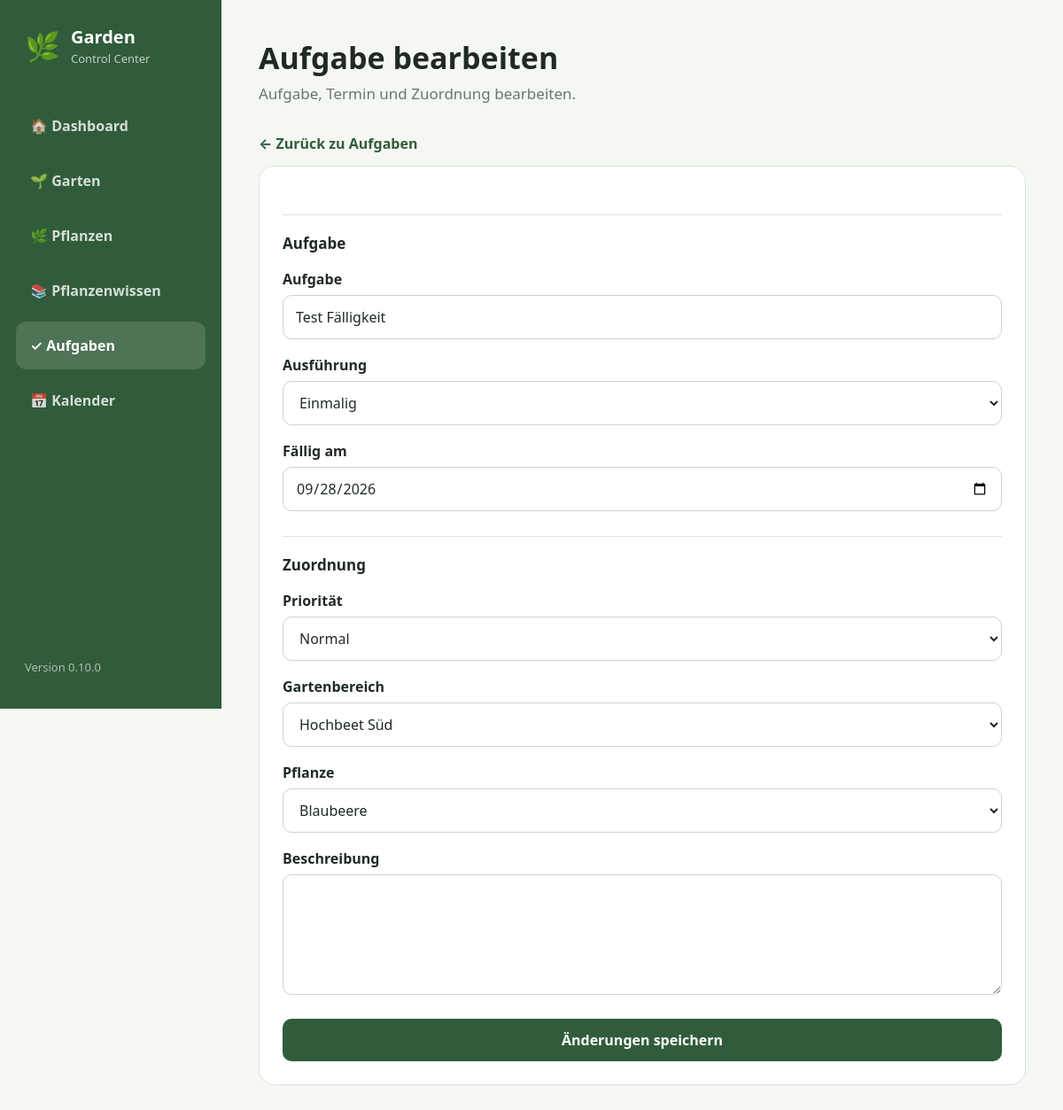
The page /tasks/49/edit on the database its author committed.
### app/models/task.py (models this page shows)
class Task(Base):
    __tablename__ = "tasks"
    id: Mapped[int] = mapped_column(
        Integer,
        primary_key=True,
        index=True,
    )
    title: Mapped[str] = mapped_column(
        String(150),
        nullable=False,
    )
    description: Mapped[str | None] = mapped_column(
        Text,
        nullable=True,
    )
    execution_type: Mapped[str] = mapped_column(
        String(20),
        default="once",
        nullable=False,
    )
    due_date: Mapped[date | None] = mapped_column(
        Date,
        nullable=True,
    )
    interval_days: Mapped[int | None] = mapped_column(
        Integer,
        nullable=True,
    )
    start_month: Mapped[int | None] = mapped_column(
        Integer,
        nullable=True,
    )
    end_month: Mapped[int | None] = mapped_column(
        Integer,
        nullable=True,
    )
    last_completed_at: Mapped[date | None] = mapped_column(
        Date,
        nullable=True,
    )
    priority: Mapped[str] = mapped_column(
        String(20),
        default="normal",
        nullable=False,
    )
    completed: Mapped[bool] = mapped_column(
        Boolean,
        default=False,
        nullable=False,
    )
    completed_at: Mapped[datetime | None] = mapped_column(
        DateTime,
        nullable=True,
    )
    garden_area_id: Mapped[int | None] = mapped_column(
        ForeignKey("garden_areas.id"),
        nullable=True,
    )
    plant_id: Mapped[int | None] = mapped_column(
        ForeignKey("plants.id"),
        nullable=True,
    )
    created_at: Mapped[datetime] = mapped_column(
        DateTime,
        default=datetime.now,
    )
    garden_area: Mapped["GardenArea | None"] = relationship()
    plant: Mapped["Plant | None"] = relationship()

### app/models/garden_area.py (models this page shows)
class GardenArea(Base):
    __tablename__ = "garden_areas"
    id: Mapped[int] = mapped_column(
        Integer,
        primary_key=True,
        index=True,
    )
    name: Mapped[str] = mapped_column(
        String(100),
        nullable=False,
    )
    area_type: Mapped[str] = mapped_column(
        String(50),
        nullable=False,
    )
    area_size: Mapped[float | None] = mapped_column(
        Float,
        nullable=True,
    )
    light_condition: Mapped[str | None] = mapped_column(
        String(30),
        nullable=True,
    )
    soil_type: Mapped[str | None] = mapped_column(
        String(100),
        nullable=True,
    )
    soil_ph: Mapped[float | None] = mapped_column(
        Float,
        nullable=True,
    )
    irrigation_zone: Mapped[str | None] = mapped_column(
        String(50),
        nullable=True,
    )
    description: Mapped[str | None] = mapped_column(
        Text,
        nullable=True,
    )
    created_at: Mapped[datetime] = mapped_column(
        DateTime,
        default=datetime.now,
    )
    plants: Mapped[list["Plant"]] = relationship(
        back_populates="garden_area",
        cascade="all, delete-orphan",
    )

### app/models/plant.py (models this page shows)
class Plant(Base):
    __tablename__ = "plants"
    id: Mapped[int] = mapped_column(
        Integer,
        primary_key=True,
        index=True,
    )
    name: Mapped[str] = mapped_column(
        String(100),
        nullable=False,
    )
    variety: Mapped[str | None] = mapped_column(
        String(100),
        nullable=True,
    )
    quantity: Mapped[int] = mapped_column(
        Integer,
        default=1,
        nullable=False,
    )
    planted_at: Mapped[date | None] = mapped_column(
        Date,
        nullable=True,
    )
    notes: Mapped[str | None] = mapped_column(
        Text,
        nullable=True,
    )
    garden_area_id: Mapped[int] = mapped_column(
        ForeignKey("garden_areas.id"),
        nullable=False,
    )
    species_id: Mapped[int | None] = mapped_column(
        ForeignKey("plant_species.id"),
        nullable=True,
    )
    created_at: Mapped[datetime] = mapped_column(
        DateTime,
        default=datetime.now,
    )
    garden_area: Mapped["GardenArea"] = relationship(
        back_populates="plants",
    )
    species: Mapped["PlantSpecies | None"] = relationship(
        back_populates="plants",
    )

### app/routers/tasks.py (the view)
@router.get(
    "/tasks/{task_id}/edit",
    response_class=HTMLResponse,
)
async def edit_task_page(
    task_id: int,
    request: Request,
    db: Session = Depends(get_db),
):
    task = db.get(Task, task_id)
    if task is None:
        return RedirectResponse(
            "/tasks",
            status_code=303,
        )
    areas = (
        db.query(GardenArea)
        .order_by(GardenArea.name)
        .all()
    )
    plants = (
        db.query(Plant)
        .order_by(Plant.name)
        .all()
    )
    return templates.TemplateResponse(
        request=request,
        name="edit_task.html",
        context={
            "page": "edit_task",
            "app_name": APP_NAME,
            "version": APP_VERSION,
            "task": task,
            "areas": areas,
            "plants": plants,
        },
    )

### app/templates/edit_task.html (shortened to what this page needs)
{% extends "base.html" %}
{% block content %}
<header class="page-header">
            <div>
                <h1>Aufgabe bearbeiten</h1>
                <p>
                    Aufgabe, Termin und Zuordnung bearbeiten.
                </p>
            </div>
        </header>
        <a
            href="/tasks"
            class="back-link"
        >
            ← Zurück zu Aufgaben
        </a>
        <form
            method="post"
            action="/tasks/{{ task.id }}/edit"
            class="form-card"
        >
            <h2 class="form-section-title">
                Aufgabe
            </h2>
            <label for="edit_task_title">
                Aufgabe
            </label>
            <input
                id="edit_task_title"
                name="title"
                type="text"
                value="{{ task.title }}"
                required
            >
            <label>
                Ausführung
            </label>
            <select
                id="edit_execution_type"
                name="execution_type"
            >
                <option
                    value="once"
                    {% if task.execution_type == "once" %}selected{% endif %}
                >
                    Einmalig
                </option>
            </select>
            <div
                id="edit-task-once-fields"
            >
                <label for="edit_task_due_date">
                    Fällig am
                </label>
                <input
                    id="edit_task_due_date"
                    name="due_date"
                    type="date"
                    value="{% if task.due_date %}{{ task.due_date.isoformat() }}{% endif %}"
                >
            </div>
            <h2 class="form-section-title">
                Zuordnung
            </h2>
            <label for="edit_task_priority">
                Priorität
            </label>
            <select
                id="edit_task_priority"
                name="priority"
            >
                <option
                    value="normal"
                    {% if task.priority == "normal" %}selected{% endif %}
                >
                    Normal
                </option>
            </select>
            <label for="edit_task_area">
                Gartenbereich
            </label>
            <select
                id="edit_task_area"
                name="garden_area_id"
            >
                {% for area in areas %}
                <option
                    value="{{ area.id }}"
                    {% if task.garden_area_id == area.id %}selected{% endif %}
                >
                    {{ area.name }}
                </option>
                {% endfor %}
            </select>
            <label for="edit_task_plant">
                Pflanze
            </label>
            <select
                id="edit_task_plant"
                name="plant_id"
            >
                {% for plant in plants %}
                <option
                    value="{{ plant.id }}"
                    {% if task.plant_id == plant.id %}selected{% endif %}
                >
                    {{ plant.name }}
                </option>
                {% endfor %}
            </select>
            <label for="edit_task_description">
                Beschreibung
            </label>
            <textarea
                id="edit_task_description"
                name="description"
                rows="5"
            >{{ task.description or '' }}</textarea>
            <button
                type="submit"
                class="primary-button"
            >
                Änderungen speichern
            </button>
        </form>
{% endblock %}

### app/static/css/style.css (style rules this page uses)
:root { --background: #f4f7f2; --surface: #ffffff; --primary: #315c3b; --primary-dark: #24482d; --primary-light: #e8f1e9; --text: #1f2a22; --muted: #6b756d; --border: #dce5dc; --danger: #a83a3a; --danger-background: #faeeee; --radius: 18px; }
* { box-sizing: border-box; }
html, body { margin: 0; min-height: 100%; }
body { font-family: system-ui, -apple-system, BlinkMacSystemFont, "Segoe UI", sans-serif; background: var(--background); color: var(--text); }
a { color: inherit; text-decoration: none; }
button, input, select, textarea { font: inherit; }
.page-header { margin-bottom: 34px; }
.page-header h1 { margin: 0 0 6px; font-size: 34px; }
.page-header p { margin: 0; color: var(--muted); font-size: 17px; }
h2 { margin-top: 0; }
.form-card { padding: 26px; background: var(--surface); border: 1px solid var(--border); border-radius: var(--radius); }
form label { display: block; margin: 18px 0 7px; font-weight: 650; }
input, select, textarea { width: 100%; min-height: 50px; padding: 12px 14px; border: 1px solid #cbd5cb; border-radius: 10px; background: white; color: var(--text); outline: none; }
textarea { resize: vertical; }
button { min-height: 48px; padding: 11px 18px; border: 0; border-radius: 10px; cursor: pointer; font-weight: 650; }
.primary-button { width: 100%; margin-top: 22px; background: var(--primary); color: white; }
.form-section-title { margin: 28px 0 4px; padding-top: 20px; border-top: 1px solid var(--border); font-size: 17px; }
.back-link { display: inline-block; margin-bottom: 14px; color: var(--primary); font-weight: 650; }

### rows shown on the page
Task: title "Test Fälligkeit", execution_type "Einmalig", due_date "09/28/2026", priority "Normal", garden_area_id "Hochbeet Süd", plant_id "Blaubeere"

### other values the page prints
{{ version }} "0.10.0"
